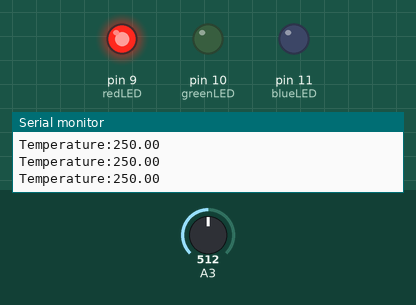
The sketch below on a simulated Arduino Uno, built with avr-gcc and run on an emulated ATmega328P. Shown: output pins drawn as LEDs (lit = HIGH), the last lines printed to the serial monitor. Inputs (shaded band) come from the test bench; at power-on: A3 = 512.

Above: at 1.2 s.
1.3 s: A3 set to 66
2.8 s: A3 set to 58
At 4.1 s:
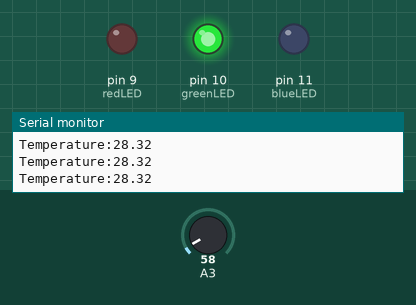
4.4 s: A3 set to 20
At 5.7 s:
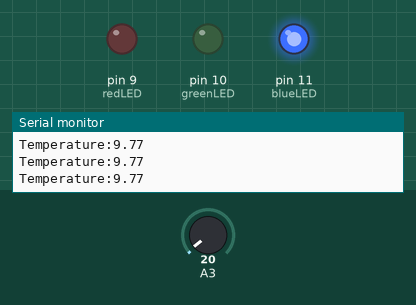
6.0 s: A3 set to 122
At 7.3 s:
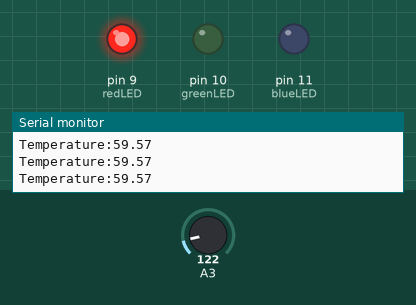
7.6 s: A3 set to 17
At 9.1 s:
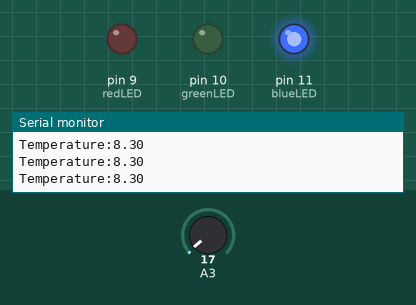
Timing chart, 0 to 10.2 s (numbered marks = the images above; inputs shaded):
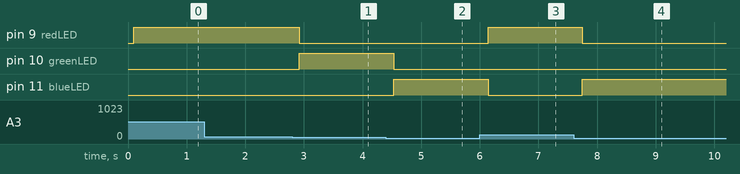

The sketch:

Project_27.1.ino
```cpp
int redLED = 9;     //定义控制红色LED引脚为D9
int greenLED = 10;  //定义控制绿色LED引脚为D10
int blueLED = 11;   //定义控制蓝色LED引脚为D11

//小数类型的变量用于存放温度值
float temperture = 0;

void setup() {
  Serial.begin(9600);
  //设置控制led的引脚为输出
  pinMode(redLED, OUTPUT);
  pinMode(greenLED, OUTPUT);
  pinMode(blueLED, OUTPUT);
}

void loop() {
  //计算处温度值
  temperture = ((analogRead(A3) * 5.0) * 100) / 1024;
  //打印温度值
  Serial.print("Temperature:");
  Serial.println(temperture);
  delay(100);
  //判断温度值是否小于等于27℃，如果是就亮蓝灯
  if (temperture <= 27) {
    digitalWrite(redLED, LOW);
    digitalWrite(greenLED, LOW);
    digitalWrite(blueLED, HIGH);
    //判断温度值是否大于27℃并且小于等于30℃，如果是就亮绿灯
  } else if (temperture > 27 && temperture <= 30) {
    digitalWrite(redLED, LOW);
    digitalWrite(greenLED, HIGH);
    digitalWrite(blueLED, LOW);
    //判断温度值是否大于30℃，如果是就亮红灯
  } else if (temperture > 30) {
    digitalWrite(redLED, HIGH);
    digitalWrite(greenLED, LOW);
    digitalWrite(blueLED, LOW);
  }
}
```

Measured:
- the behaviour switches between 62 and 61 on A3 (found by bisection; images 0 and 1)
- after the input at 2.8 s, pin 9 (redLED): HIGH → LOW after 0.12 s; pin 10 (greenLED): LOW → HIGH after 0.12 s
- after the input at 4.4 s, pin 10 (greenLED): HIGH → LOW after 0.13 s; pin 11 (blueLED): LOW → HIGH after 0.13 s
- after the input at 6.0 s, pin 9 (redLED): LOW → HIGH after 0.14 s; pin 11 (blueLED): HIGH → LOW after 0.14 s
- after the input at 7.6 s, pin 9 (redLED): HIGH → LOW after 0.15 s; pin 11 (blueLED): LOW → HIGH after 0.15 s
